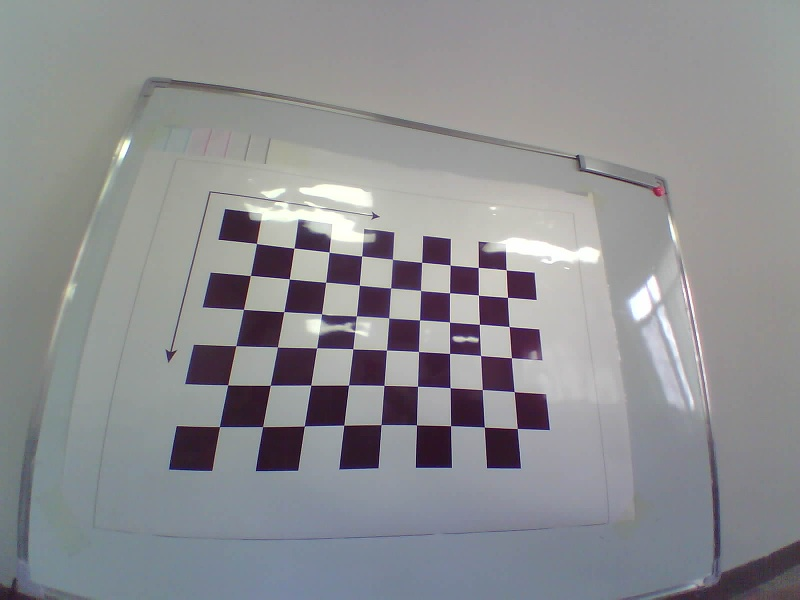
#> input picture calibration/calibration/intrinsic/SVGA/SVGA_hoto_19700101_000053.jpg, 800 x 600 px; its folder holds 4 pictures in this run
$ python calibration.py
#> lines starting #> are read from the running program, lines starting #| are printed output that depends on the picture
###############################################################
#
# Refences:
# https://medium.com/@kennethjiang/calibrate-fisheye-lens-using-opencv-333b05afa0b0
# https://stackoverflow.com/questions/34316306/opencv-fisheye-calibration-cuts-too-much-of-the-resulting-image
#
###############################################################

import cv2
#assert cv2.__version__[0] == '4', 'The fisheye module requires opencv version >= 3.0.0'
import numpy as np
import glob
import matplotlib.pyplot as plt

'''
标定
'''

#########################################################
#
#   设置棋盘格的信息，生成物点
#
#########################################################

CHECKERBOARD = (6, 9)
objp = np.zeros((1, CHECKERBOARD[0]*CHECKERBOARD[1], 3), np.float32)
objp[0,:,:2] = np.mgrid[0:CHECKERBOARD[0], 0:CHECKERBOARD[1]].T.reshape(-1, 2)
_img_shape = None

#########################################################
#
#   设置标定的一些参数
#
#########################################################

subpix_criteria = (cv2.TERM_CRITERIA_EPS + cv2.TERM_CRITERIA_MAX_ITER, 30, 0.1)
calibration_flags = cv2.fisheye.CALIB_RECOMPUTE_EXTRINSIC + cv2.fisheye.CALIB_CHECK_COND + cv2.fisheye.CALIB_FIX_SKEW

#########################################################
#
#   对于每一张图像，检测棋盘格角点
#
#########################################################

objpoints = [] # 3d point in real world space
imgpoints = [] # 2d points in image plane.

# images = glob.glob('./calibration/1/*.jpg') + glob.glob('./calibration/2/*.jpg')
images = glob.glob('./calibration/intrinsic/SVGA/*.jpg')
print('num of images:', len(images))

for fname in images:

    img = cv2.imread(fname)
#> img is the input picture: shape (600, 800, 3); mean B, G, R 145.2, 142.2, 141.6
    if _img_shape == None:
        _img_shape = img.shape[:2]
    else:
        assert _img_shape == img.shape[:2], "All images must share the same size."
    gray = cv2.cvtColor(img,cv2.COLOR_BGR2GRAY)
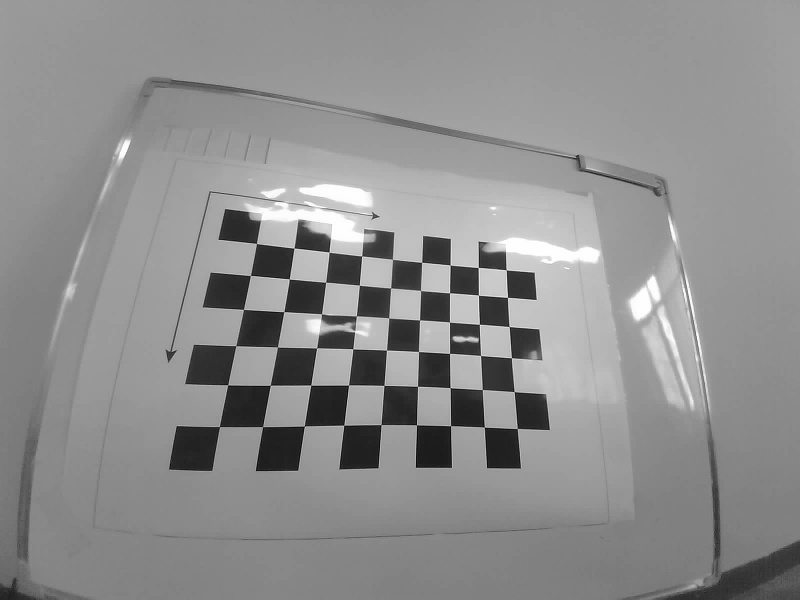
#> gray: shape (600, 800); min 5, max 255, mean 142.4

    # Find the chess board corners
    ret, corners = cv2.findChessboardCorners(gray, CHECKERBOARD, cv2.CALIB_CB_ADAPTIVE_THRESH + cv2.CALIB_CB_FAST_CHECK + cv2.CALIB_CB_NORMALIZE_IMAGE)
#> ret = False; corners = None

    # If found, add object points, image points (after refining them)
    if ret == True:
        objpoints.append(objp)
        cv2.cornerSubPix(gray,corners,(3,3),(-1,-1),subpix_criteria)

        # 可视化检测到的角点
        grid_corner = corners[:, 0, :]
        for i in range(grid_corner.shape[0]):
            img = cv2.circle(img, (int(grid_corner[i, 0]), int(grid_corner[i, 1])), radius=3, color=(0, 0, 255), thickness=1)
        #plt.imshow(img[:, :, [2,1,0]])
        #plt.show()

        imgpoints.append(corners)
#> pass 2 of the loop `for fname in images:`:
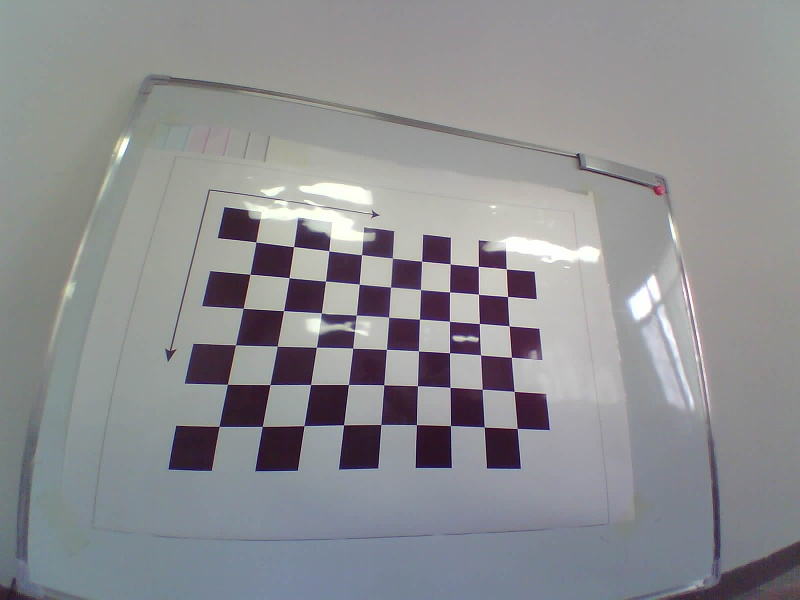
#> input picture calibration/calibration/intrinsic/SVGA/SVGA_hoto_19700101_000121.jpg, 800 x 600 px
#> img is the input picture: shape (600, 800, 3); mean B, G, R 145.2, 142.1, 141.5
#> `gray = cv2.cvtColor(img,cv2.COLOR_BGR2GRAY)`:
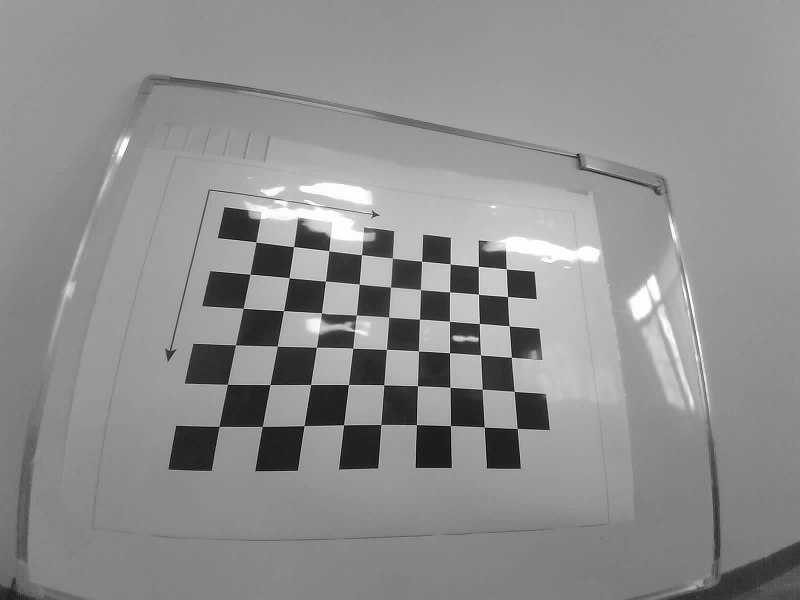
#> gray: shape (600, 800); min 4, max 255, mean 142.3
#> pass 3 of the loop `for fname in images:`:
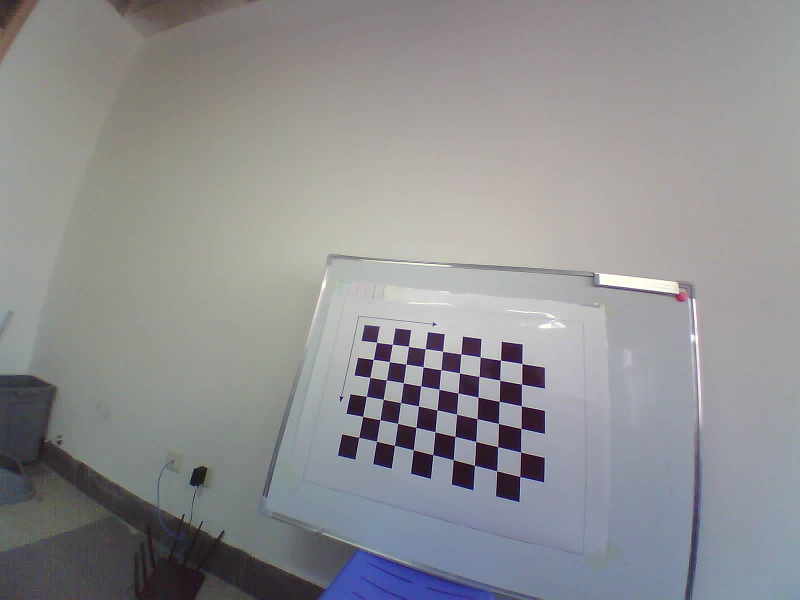
#> input picture calibration/calibration/intrinsic/SVGA/SVGA_hoto_19700101_002315.jpg, 800 x 600 px
#> img is the input picture: shape (600, 800, 3); mean B, G, R 145.4, 143.5, 143.6
#> `gray = cv2.cvtColor(img,cv2.COLOR_BGR2GRAY)`:
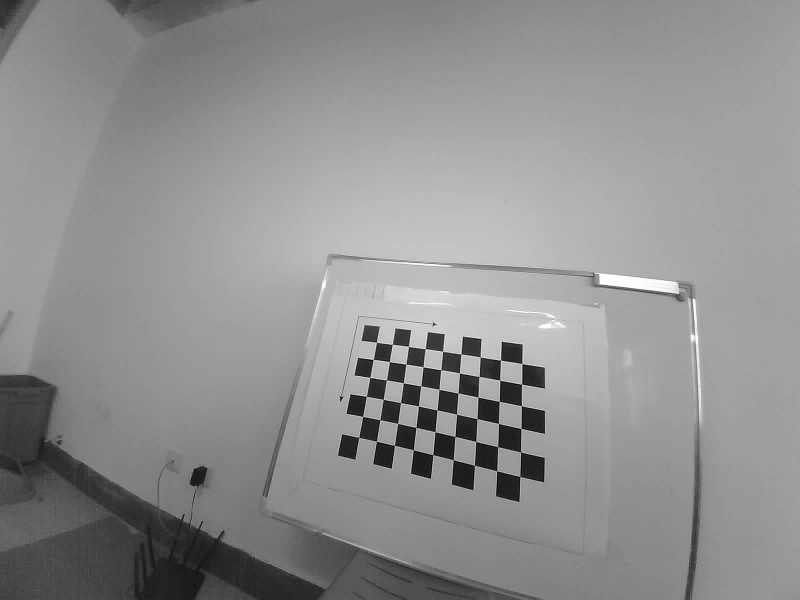
#> gray: shape (600, 800); min 4, max 255, mean 143.8
#> ret = True; corners = 54 rows, first 8: [358.5, 437.1], [363, 416.5], [366.5, 396.3], [370, 377.5], [373.4, 359.5], [376.5, 342.5], [376.4, 441.5], [379.6, 420.2]
#> grid_corner = 54 pairs, first value 358.8 to 521.9, second value 342.3 to 476.5
#> after the loop `for i in range(grid_corner.shape[0]):`:
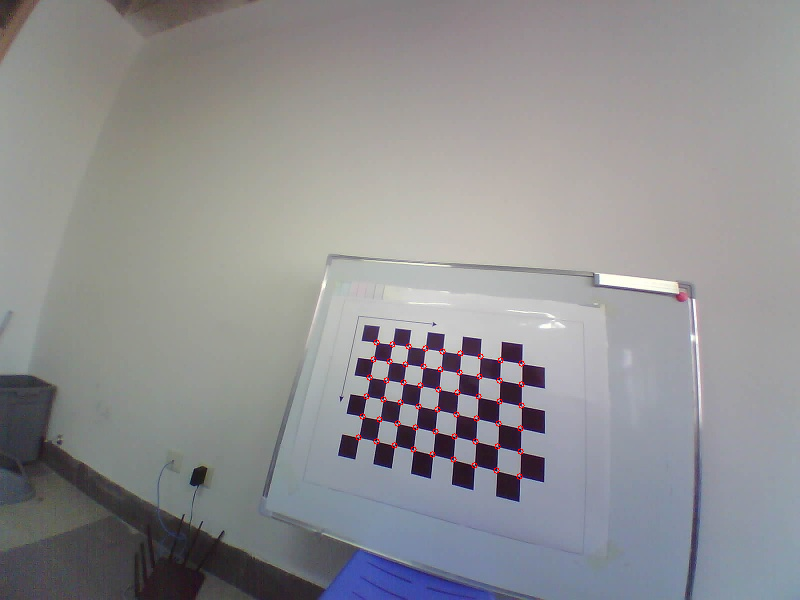
#> img: shape (600, 800, 3); mean B, G, R 145.2, 143.3, 143.9
#> the loop made 4 passes; the first 3 are shown

#########################################################
#
#   初始化 K D R t 等参数，通过标定得到这些值
#
#########################################################

N_OK = len(objpoints)
K = np.zeros((3, 3))
D = np.zeros((4, 1))
rvecs = [np.zeros((1, 1, 3), dtype=np.float32) for i in range(N_OK)]
#> rvecs = [[[0, 0, 0]], [[0, 0, 0]]]
tvecs = [np.zeros((1, 1, 3), dtype=np.float32) for i in range(N_OK)]
#> tvecs = [[[0, 0, 0]], [[0, 0, 0]]]
rms, _, _, _, _ = \
    cv2.fisheye.calibrate(
        objpoints,
        imgpoints,
        gray.shape[::-1],
        K,
        D,
        rvecs,
        tvecs,
        calibration_flags,
        (cv2.TERM_CRITERIA_EPS + cv2.TERM_CRITERIA_MAX_ITER, 30, 1e-6)
    )

print("Found " + str(N_OK) + " valid images for calibration")
print("DIM=" + str(_img_shape[::-1]))
#| DIM=(800, 600)
print("rms=" + str(rms))
print("K=np.array(" + str(K.tolist()) + ")")
print("D=np.array(" + str(D.tolist()) + ")")
